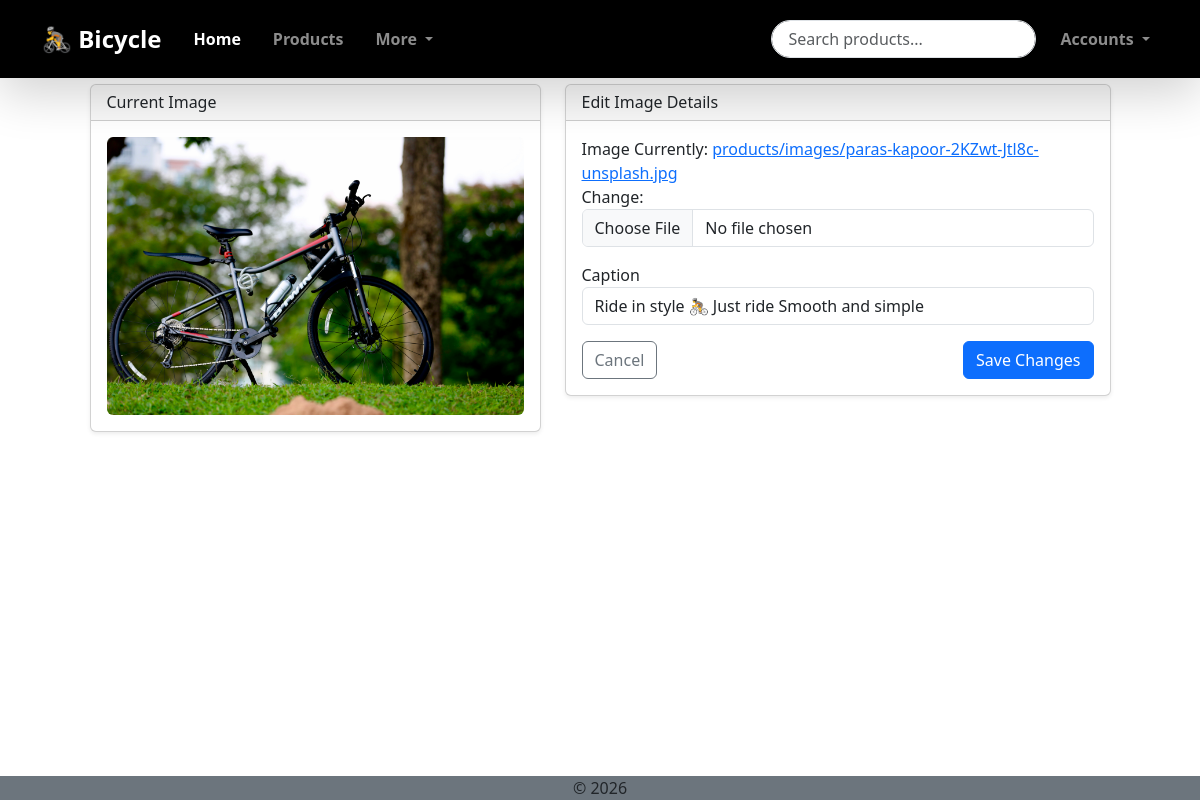
The page /products/image/1/edit/ on the database its author committed.
### products/models.py (models this page shows, shortened)
class ProductImage(models.Model):
    image = models.ImageField(upload_to='products/images/')
    caption = models.CharField(max_length=50)
    product = models.ForeignKey(Product, on_delete=models.CASCADE, related_name='images')

### products/views.py (the view)
# urls.py: path('image/<int:pk>/edit/', views.UpdateProductImage.as_view(), name = 'edit_prod_image'),
class UpdateProductImage(UpdateView):
    model = ProductImage
    template_name = 'products/edit_product_image.html'
    form_class = forms.ProductImageForm
    success_url = reverse_lazy('product_list')

### products/forms.py
class ProductImageForm(forms.ModelForm):
    class Meta:
        model = ProductImage
        fields = ['image', 'caption']
        widgets = {
            'image' : forms.ClearableFileInput(attrs={
                'class' : 'form-control',
                'placeholder' : 'Image'
            }),
            'caption' : forms.TextInput(attrs={
                'class' : 'form-control',
                'placeholder' : 'Image Caption',
            })
        }

### templates/products/edit_product_image.html (shortened to what this page needs)
{% extends 'base/base.html' %}
{% block content %}
<section class="container py-4">
    <div class="row justify-content-center g-4">
        <div class="col-md-5">
            <div class="card shadow-sm">
                <div class="card-header">
                    <h6 class="mb-0">Current Image</h6>
                </div>
                <div class="card-body text-center">
                    <img src="{{ object.image.url }}"
                         class="img-fluid rounded product-edit__img"
                         alt="Product Image">
                </div>
            </div>
        </div>
        <div class="col-md-6">
            <div class="card shadow-sm">
                <div class="card-header">
                    <h6 class="mb-0">Edit Image Details</h6>
                </div>
                <div class="card-body">
                    <form method="post" enctype="multipart/form-data">
                        {% for field in form %}
                            <div class="mb-3">
                                {% include 'base/includes/basicFormField.html' %}
                            </div>
                        {% endfor %}
                        <div class="d-flex justify-content-between">
                            <a href="{{ request.META.HTTP_REFERER }}"
                               class="btn btn-outline-secondary">
                                Cancel
                            </a>
                            <button type="submit" class="btn btn-primary">
                                Save Changes
                            </button>
                        </div>
                    </form>
                </div>
            </div>
        </div>
    </div>
</section>
{% endblock %}

### templates/base/includes/basicFormField.html (shortened to what this page needs)
<div class="mb-3">
    <label class="Form-label">
        {{ field.label }}
    </label>
    {{field}}
</div>

### static/css/style.css (style rules this page uses)
* { padding: 0; margin: 0; box-sizing: border-box; }
body { padding-top: 60px; padding-bottom: 50px; }
.card { transition: all 0.2s ease-in-out; }
.product-edit__img { max-height: 300px; object-fit: contain; }

### rows shown on the page
ProductImage: image (picture), form "Ride in style 🚴 Just ride Smooth and simple"

### other values the page prints
{{ field.label }} "Image" "Caption"
